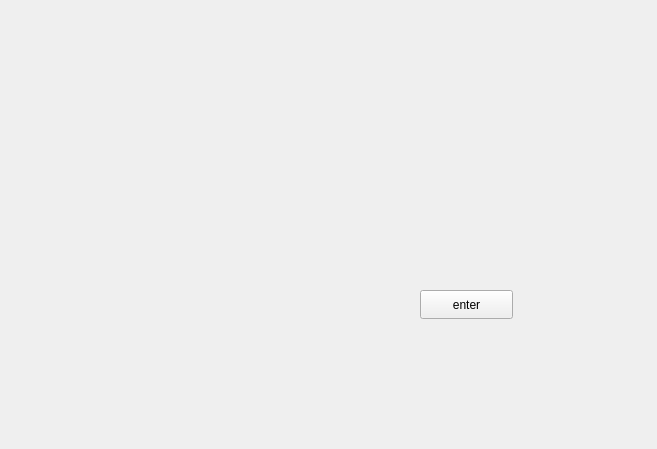
<?xml version="1.0" encoding="UTF-8"?>
<ui version="4.0">
 <class>startmenu</class>
 <widget class="QWidget" name="startmenu">
  <property name="geometry">
   <rect>
    <x>0</x>
    <y>0</y>
    <width>657</width>
    <height>449</height>
   </rect>
  </property>
  <property name="windowTitle">
   <string>Form</string>
  </property>
  <widget class="QPushButton" name="enter_btn">
   <property name="geometry">
    <rect>
     <x>420</x>
     <y>290</y>
     <width>93</width>
     <height>29</height>
    </rect>
   </property>
   <property name="text">
    <string>enter</string>
   </property>
  </widget>
 </widget>
 <resources/>
 <connections/>
</ui>
